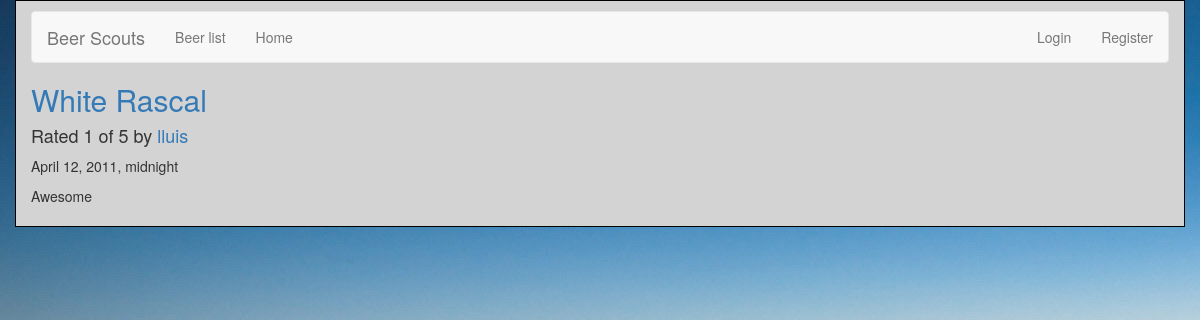
Page /reviews/review/165/ on the committed database.
### reviews/models.py (models this page shows, shortened)
class Review(models.Model):
    RATING_CHOICES = (
        (1, '1'),
        (2, '2'),
        (3, '3'),
        (4, '4'),
        (5, '5'),
    )
    beer = models.ForeignKey(Beer, on_delete=models.CASCADE,)
    pub_date = models.DateTimeField('date published')
    user_name = models.CharField(max_length=100)
    comment = models.CharField(max_length=200)
    rating = models.IntegerField(choices=RATING_CHOICES)

class Beer(models.Model):
    name = models.CharField(max_length=200)
    abv = models.CharField(max_length=200)
    ibu = models.CharField(max_length=200)
    style = models.CharField(max_length=200)
    ounces = models.CharField(max_length=200)

### reviews/views.py (the view)
# urls.py: re_path(r'review/(?P<review_id>[0-9]+)/$', views.review_detail, name='review_detail'),
def review_detail(request, review_id):
    review = get_object_or_404(Review, pk=review_id)
    return render(request, 'reviews/review_detail.html', {'review': review})

### reviews/templates/reviews/review_detail.html (shortened to what this page needs)
{% extends 'base.html' %}
{%load static%}
{% block title %}
<h2><a href="{% url 'reviews:beer_detail' review.beer.id %}">{{ review.beer.name }}</a></h2>
{% endblock %}
{% block content %}
<h4>Rated {{ review.rating }} of 5 by <a href="{% url 'reviews:user_review_list' review.user_name %}" >{{ review.user_name }}</a></h4>
<p>{{ review.pub_date }}</p>
<p>{{ review.comment }}</p>
{% endblock %}

### reviews/static/reviews/style.css (style rules this page uses)
a { color: black; }
h4 { color: black; }

### rows in the picture
Review: beer.name "White Rascal", rating "1", user_name "lluis", pub_date "April 12, 2011, midnight", comment "Awesome"
